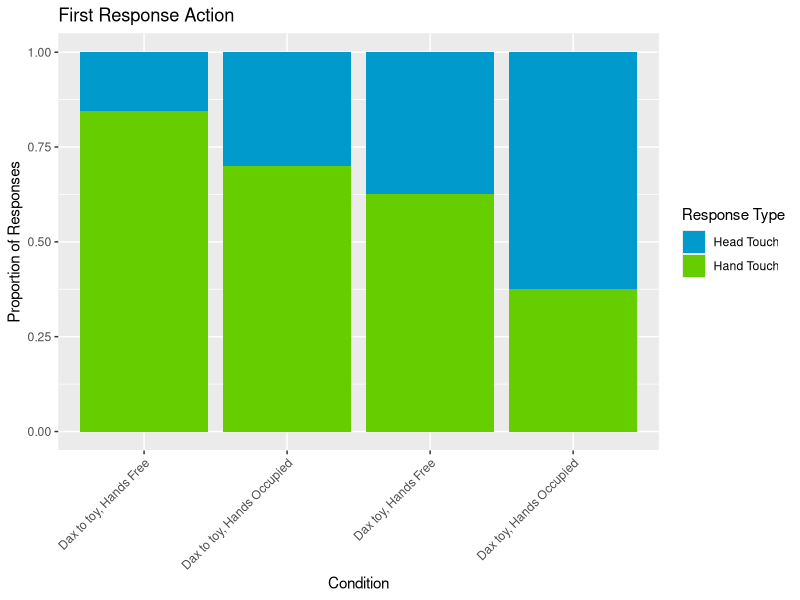

Write the R code that produced this figure.
## Chelsea Lide
## Honors Thesis in Psychology: Mind, Brain, Behavior
## Harvard University, Class of 2016


# ! This code is ONLY descriptives/stats for the first response in Experiment 2 !



# Load in data set & kick out excluded participants ----

raw.data <- read.csv("Experiment2Data.csv")

mydata <- raw.data[raw.data$Include == 1,]
mydata <- raw.data[!is.na(raw.data$Has.Exploration.Period),]
mydata <- raw.data[!is.na(raw.data$Response..First.Action.),]

# Subset the predictors (condition, language, hands) and response variable (first action)

subset.null <- NULL
subset.null$Condition = as.factor(mydata$Condition)
subset.null$Language = as.factor(mydata$Lang.Condition)
subset.null$Hands = as.factor(mydata$Action.Condition)
subset.null$Response = as.factor(ifelse(mydata$Response..First.Action. == mydata$Response..First.Action.[1],0,1))

# The last line recodes the responses as 0s and 1s -- basically: 
# "If the response is the same as the first line (which was a hand touch), give it a 0, else give it a 1"

# Convert to dataframe 

Exp.2 <- as.data.frame(subset.null)


### Graph ----

require(ggplot2)

Exp.2$Response <- factor(Exp.2$Response, levels = rev(levels(Exp.2$Response)))
p <- ggplot(data=Exp.2, aes(x=Condition, fill=Response)) + geom_bar(position="fill") + ylab("Proportion of Responses") + 
  labs(fill="Response Type") + ggtitle("First Response Action") + xlab("Condition") + theme(axis.text.x=element_text(angle = 45, hjust = 1)) 
  p + scale_fill_manual(values=c("deepskyblue3","chartreuse3"), 
                        breaks=c("1", "0"),
                        labels=c("Head Touch", "Hand Touch"))
  


### Planned Comparisons ----

  

